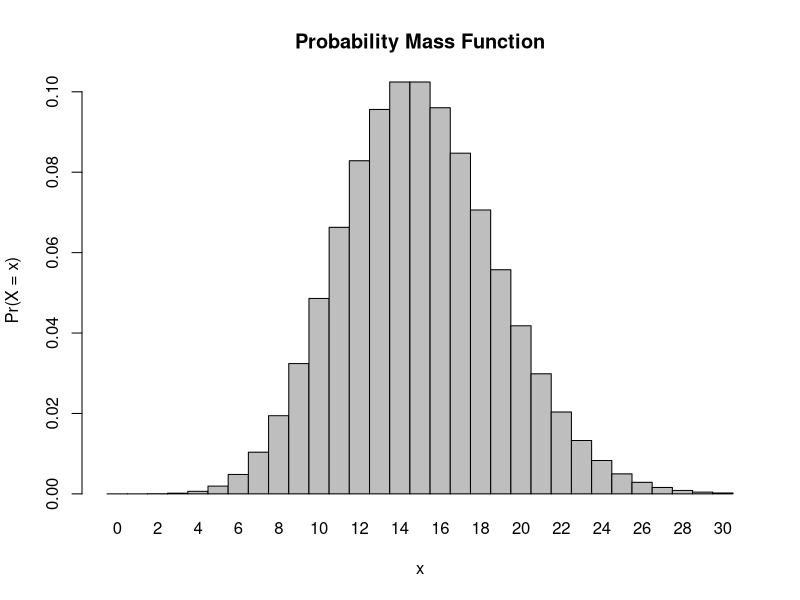
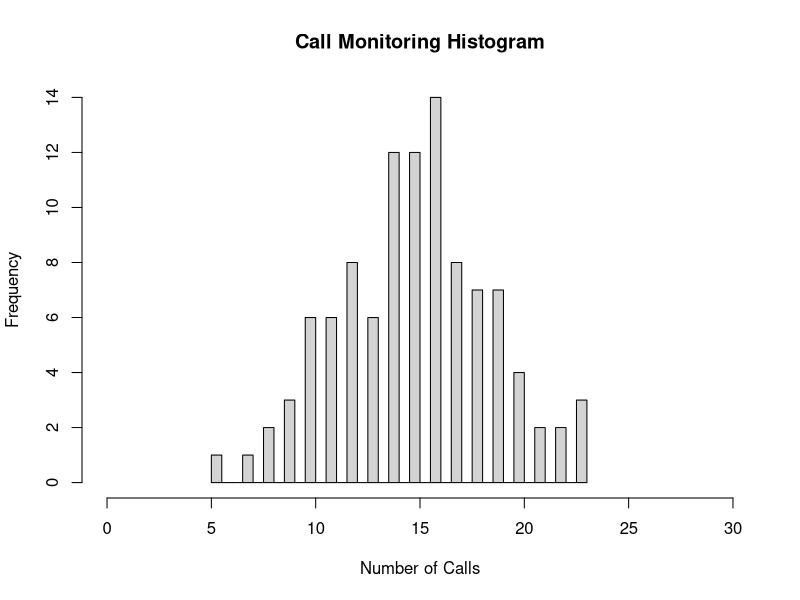

These figures' R source, in order:
## ---- chunk 1
1-ppois(8,15)
## ---- chunk 2
ppois(0,15)
## ---- chunk 3
ppois(3,15)-ppois(2,15)
## ---- chunk 4
x <- 0:30
l = 15
probset<-dpois(x=x,lambda=l)
barplot(probset,names.arg=x,space=0,xlab="x",ylab="Pr(X = x)",main="Probability Mass Function")
## ---- chunk 5
y<-rpois(104,15)
y
## ---- chunk 6
hist(y,xlim=c(0,30),xlab="Number of Calls",main="Call Monitoring Histogram",breaks=30)
